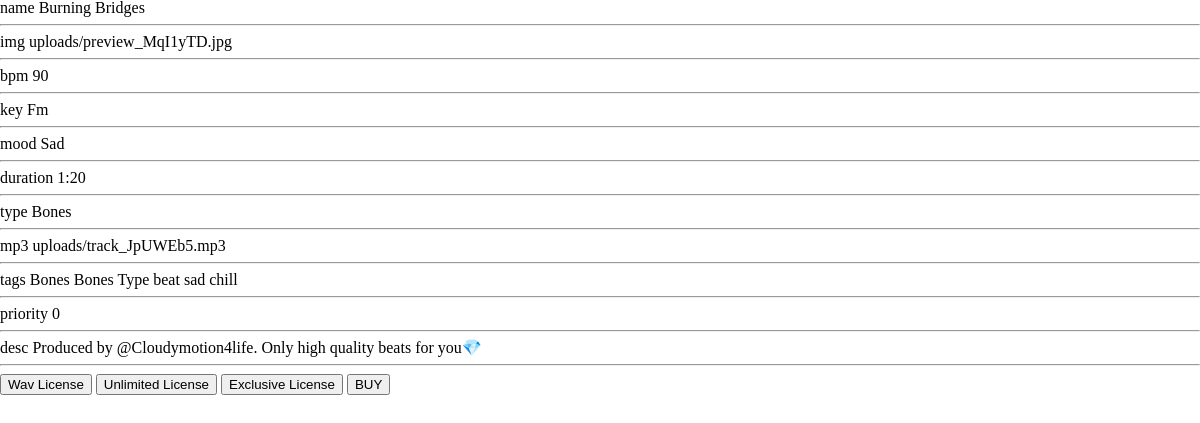
/store/12/, run on the app's committed database.
### cm_site/models.py (models this page shows, shortened)
class Tracks(models.Model):
    track_name = models.CharField('Track Name', unique=True, null=False, max_length=64)
    cover_art = models.ImageField("Cover Art", upload_to='uploads/')
    bpm = models.IntegerField('BPM', default=90)
    key = models.CharField('Key', unique=False, null=False, max_length=16)
    mood = models.ForeignKey(Moods, on_delete=models.CASCADE)
    duration = models.CharField('Duration', max_length=16, null=False)
    type_beat = models.CharField('Type Beat', unique=False, max_length=32, default="Unique", null=False)
    mp3 = models.FileField('Mp3 File', upload_to='uploads/')
    tags = models.ManyToManyField(Tags, blank=True)
    priority = models.IntegerField('Track priority', blank=False, unique=False, default=0)
    description = models.CharField('Track description', max_length=256, blank=False, unique=False, default='Produced by @Cloudymotion4life. Only high quality beats for you💎')
    class Meta:
        verbose_name = 'Track'
        verbose_name_plural = 'Tracks'

class Moods(models.Model):
    mood = models.CharField('New mood', unique=True, max_length=32, null=False)
    def __str__(self) -> str:
        return self.mood
    class Meta:
        verbose_name = 'Mood'
        verbose_name_plural = 'Moods'

class Tags(models.Model):
    tag = models.CharField('Tag', unique=True, max_length=32)
    def __str__(self):
        return self.tag
    class Meta:
        verbose_name = 'Tag'
        verbose_name_plural = 'Tags'

### cm_site/views.py (the view)
# urls.py: path('store/<int:track_id>/', view=views.store_track, name='store_track'),
def store_track(request: WSGIRequest, track_id: int):
    track = get_object_or_404(Tracks, id=track_id)
    data = {
        'user': request.user,
        'id': track_id,
        'track': track
    }
    return render(request, 'cm_site/track.html', data)

### cm_site/templates/cm_site/track.html (shortened to what this page needs)
{% load static %}
<!DOCTYPE html>
<html lang="en">
    <head>
        <link rel="stylesheet" href="{% static 'cm_site/css/reset.css' %}">
        <link rel="stylesheet" href="{% static 'cm_site/css/font.css' %}">
    </head>
    <body>
        {% if track %}
            name {{track.track_name}} <br><hr>
            img {{track.cover_art}}<br><hr>
            bpm {{track.bpm}}<br><hr>
            key {{track.key}}<br><hr>
            mood {{track.mood}}<br><hr>
            duration {{track.duration}}<br><hr>
            type {{track.type_beat}}<br><hr>
            mp3 {{track.mp3}}<br><hr>
            {% if track.tags.all %}
                tags
                {% for tag in track.tags.all %}
                    {{tag}}
                {% endfor %}
                <br><hr>
            {% endif %}
            priority {{track.priority}}<br><hr>
            desc {{track.description}}<br>
        {% endif %}
        <hr>
        <button class="wav">Wav License</button>
        <button class="unl">Unlimited License</button>
        <button class="exc">Exclusive License</button>
        <button class="buy">BUY</button>
    </body>
</html>

### data on the page
Tracks: track_name "Burning Bridges", cover_art "uploads/preview_MqI1yTD.jpg", bpm "90", key "Fm", mood "Sad", duration "1:20", type_beat "Bones", mp3 "uploads/track_JpUWEb5.mp3", priority "0", description "Produced by @Cloudymotion4life. Only high quality beats for you💎"
Tags: tag "Bones"
Tags: tag "Bones Type beat"
Tags: tag "sad"
Tags: tag "chill"
